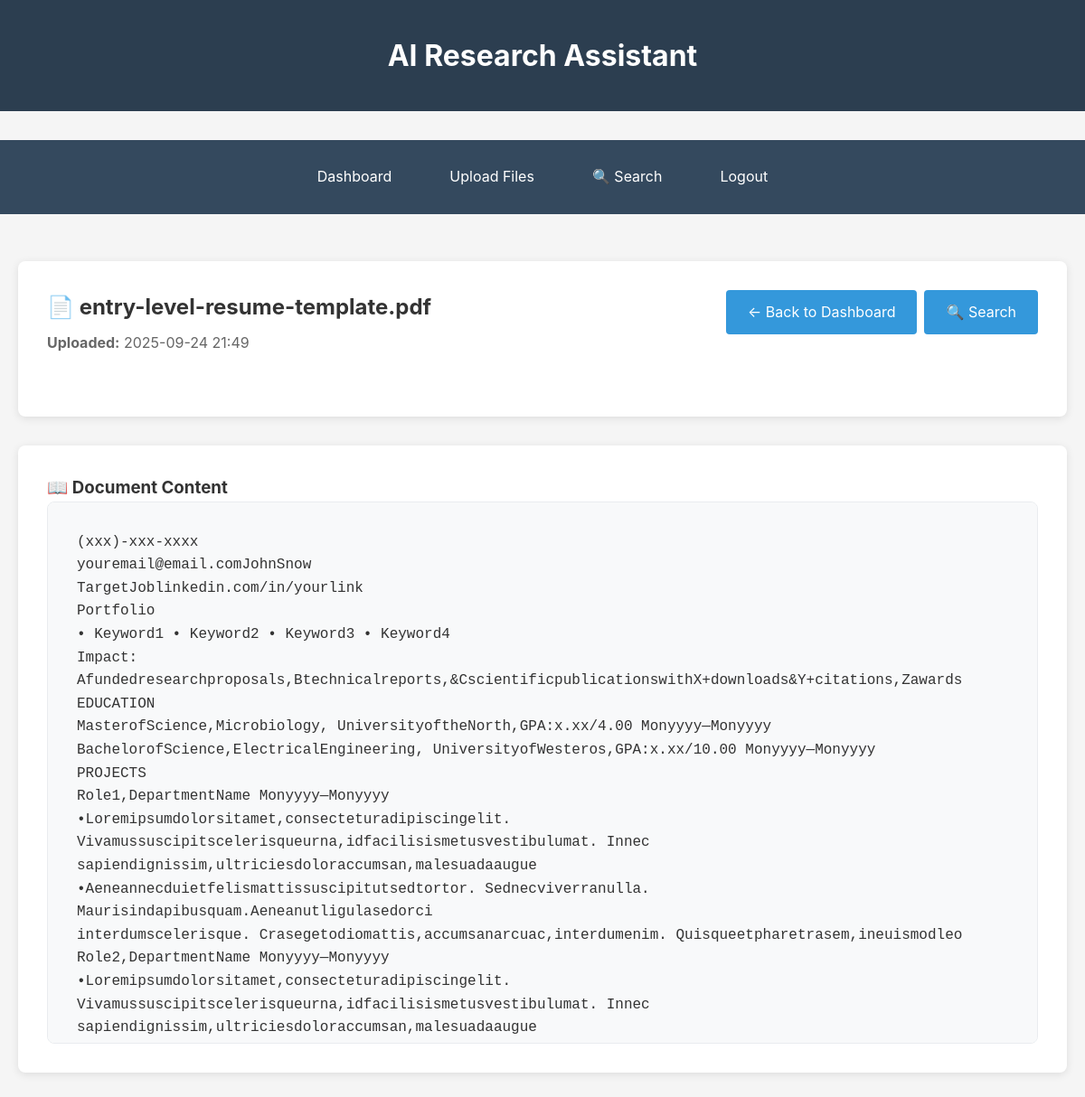
The app's page /view_document/7 (signed in) with its own data.
### tables this page shows
CREATE TABLE documents (
    id INTEGER PRIMARY KEY AUTOINCREMENT,
    user_id INTEGER REFERENCES users(id) ON DELETE CASCADE,
    file_name VARCHAR(255) NOT NULL,
    storage_path VARCHAR(500) NOT NULL,
    file_content BLOB,
    summary TEXT NULL,
    full_text_content TEXT NULL,
    created_at TIMESTAMP DEFAULT CURRENT_TIMESTAMP
);

### main.py (the view)
@app.route('/view_document/<int:document_id>')
def view_document(document_id):
    if 'user_id' not in session:
        return redirect(url_for('login'))
    try:
        with get_db_cursor() as cursor:
            cursor.execute(
                """
                SELECT d.id, d.file_name, d.summary, d.full_text_content, d.created_at
                FROM documents d
                WHERE d.id = %s AND d.user_id = %s
                """,
                (document_id, session['user_id'])
            )
            document_row = cursor.fetchone()
            if not document_row:
                flash('Document not found', 'error')
                return redirect(url_for('dashboard'))
            document = dict(document_row)
            document['created_at'] = coerce_datetime(document.get('created_at'))
            cursor.execute(
                "SELECT tag FROM tags WHERE document_id = %s ORDER BY id",
                (document_id,)
            )
            tag_rows = cursor.fetchall() or []
            document['tags'] = [row['tag'] for row in tag_rows if row.get('tag') is not None]
            return render_template('view_document.html', document=document)
    except Exception as e:
        flash(f'Error loading document: {str(e)}', 'error')
        return redirect(url_for('dashboard'))

### db/database.py (called while the page is built, shortened)
def _get_sqlite_path() -> Path:
    if DB_ENGINE != "sqlite":
        return SQLITE_DB_PATH
    return SQLITE_DB_PATH

def get_db_connection():
    if DB_ENGINE == "postgres":
        if not DATABASE_URL:
            raise RuntimeError("DATABASE_URL environment variable is required for PostgreSQL connections.")
        return psycopg2.connect(DATABASE_URL, cursor_factory=RealDictCursor)
    sqlite_path = _get_sqlite_path()
    sqlite_path.parent.mkdir(parents=True, exist_ok=True)
    conn = sqlite3.connect(sqlite_path)
    conn.row_factory = sqlite3.Row
    conn.execute("PRAGMA foreign_keys = ON;")
    return conn

@contextmanager
def get_db_cursor():
    conn = get_db_connection()
    cursor = conn.cursor()
    if DB_ENGINE == "sqlite":
        cursor = SQLiteCursorWrapper(cursor)
    try:
        yield cursor
        conn.commit()
    except Exception as e:
        conn.rollback()
        raise e
    finally:
        cursor.close()
        conn.close()

def coerce_datetime(value):
    if isinstance(value, datetime):
        return value
    if isinstance(value, str):
        try:
            return datetime.fromisoformat(value)
        except ValueError:
            candidate_formats = (
                "%Y-%m-%d %H:%M:%S.%f%z",
                "%Y-%m-%d %H:%M:%S%z",
                "%Y-%m-%dT%H:%M:%S.%f%z",
                "%Y-%m-%dT%H:%M:%S%z",
                "%Y-%m-%d %H:%M:%S.%f",
                "%Y-%m-%dT%H:%M:%S.%f",
                "%Y-%m-%d %H:%M:%S",
                "%Y-%m-%dT%H:%M:%S",
                "%Y-%m-%d",
            )
            for fmt in candidate_formats:
                try:
                    return datetime.strptime(value, fmt)
                except ValueError:
                    continue
    return value

    @staticmethod
    def _convert_placeholders(query: str) -> str:
        return query.replace("%s", "?")

    def execute(self, query, params=None):
        params = tuple(params) if params is not None else ()
        converted_query = self._convert_placeholders(query)
        returning_index = converted_query.upper().find("RETURNING")
        self._cursor.execute(converted_query, params)
        self._pending_returning_row = None
        return self

    def fetchone(self):
        if self._pending_returning_row is not None:
            row = self._pending_returning_row
            self._pending_returning_row = None
            return row
        row = self._cursor.fetchone()
        return self._normalize_row(row)

### templates/view_document.html (shortened to what this page needs)
{% extends "base.html" %}  {% block content %}
<div class="card">
  <div
    style="
      display: flex;
      justify-content: space-between;
      align-items: flex-start;
      margin-bottom: 2rem;
    "
  >
    <div>
      <h2>📄 {{ document.file_name }}</h2>
      <div class="document-meta">
        <p>
          <strong>Uploaded:</strong> {{ document.created_at.strftime('%Y-%m-%d
          %H:%M') }}
        </p>
      </div>
    </div>
    <div class="document-actions">
      <a href="{{ url_for('dashboard') }}" class="btn">← Back to Dashboard</a>
      <a href="{{ url_for('search') }}" class="btn">🔍 Search</a>
    </div>
  </div>
</div>
{% if document.full_text_content %}
<div class="card">
  <h3>📖 Document Content</h3>
  <div class="document-content">{{ document.full_text_content }}</div>
</div>
{% endif %}
{% endblock %}

### templates/base.html (shortened to what this page needs)
<!DOCTYPE html>
<html lang="en">
  <head>
  </head>
  <body>
    <div class="header">
      <div class="container">
        <h1>AI Research Assistant</h1>
      </div>
    </div>
    {% if session.user_id %}
    <div class="nav">
      <div class="container">
        <ul>
          <li><a href="{{ url_for('dashboard') }}">Dashboard</a></li>
          <li><a href="{{ url_for('upload') }}">Upload Files</a></li>
          <li><a href="{{ url_for('search') }}">🔍 Search</a></li>
          <li><a href="{{ url_for('logout') }}">Logout</a></li>
        </ul>
      </div>
    </div>
    {% endif %}
    <div class="container">
       {% block content %}{% endblock %}
    </div>
  </body>
</html>

### templates/base.html (style rules this page uses)
* { margin: 0; padding: 0; box-sizing: border-box; }
body { font-family: -apple-system, BlinkMacSystemFont, "Segoe UI", Roboto, Oxygen, Ubuntu, Cantarell, sans-serif; line-height: 1.6; color: #333; background-color: #f5f5f5; }
.container { max-width: 1200px; margin: 0 auto; padding: 20px; }
.header { background: #2c3e50; color: white; padding: 1rem 0; margin-bottom: 2rem; }
.header h1 { text-align: center; }
.nav { background: #34495e; padding: 0.5rem 0; margin-bottom: 2rem; }
.nav ul { list-style: none; display: flex; justify-content: center; gap: 2rem; }
.nav a { color: white; text-decoration: none; padding: 0.5rem 1rem; border-radius: 4px; transition: background-color 0.3s; }
.card { background: white; border-radius: 8px; padding: 2rem; margin-bottom: 2rem; box-shadow: 0 2px 10px rgba(0, 0, 0, 0.1); }
.btn { background: #3498db; color: white; padding: 0.75rem 1.5rem; border: none; border-radius: 4px; cursor: pointer; font-size: 1rem; text-decoration: none; display: inline-block; transition: background-color 0.3s; }

### templates/view_document.html (style rules this page uses)
.document-meta { color: #666; margin-top: 0.5rem; }
.document-meta p { margin: 0.25rem 0; }
.document-actions { display: flex; gap: 0.5rem; }
.document-content { background: #f8f9fa; padding: 2rem; border-radius: 8px; border: 1px solid #e9ecef; white-space: pre-wrap; font-family: "Courier New", monospace; line-height: 1.6; max-height: 600px; overflow-y: auto; }

### records on screen
documents: file_name "entry-level-resume-template.pdf", full_text_content "(xxx)-xxx-xxxx youremail@email.comJohnSnow TargetJoblinkedin.com/in/yourlink Portfolio • Keyword1 • Keyword2 • Keyword3 • Keyword4 Impact: Afundedresearchproposals,Btechnicalreports,&CscientificpublicationswithX+downloads&Y+citations,Zawards EDUCATION MasterofScience,Microbiology, UniversityoftheNorth,GPA:x.xx/4.00 Monyyyy—Monyyyy BachelorofScience,ElectricalEngineering, UniversityofWesteros,GPA:x.xx/10.00 Monyyyy—Monyyyy PROJECTS Role1,DepartmentName Monyyyy—Monyyyy •Loremipsumdolorsitamet,consecteturadipiscingelit. Vivamussuscipitscelerisqueurna,idfacilisismetusvestibulumat. Innec sapiendignissim,ultriciesdoloraccumsan,malesuadaaugue •Aeneannecduietfelismattissuscipitutsedtortor.…"

### other values on screen
{{ document.created_at.strftime('%Y-%m-%d
          %H:%M') }} "2025-09-24 21:49"
